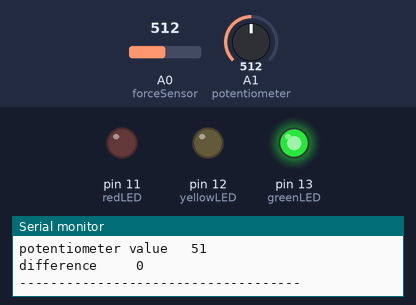
The sketch below on a simulated Arduino Uno, built with avr-gcc and run on an emulated ATmega328P. Shown: output pins drawn as LEDs (lit = HIGH), the last lines printed to the serial monitor. Dashed ring = blinking. The inputs (shaded band) are chosen by the test bench; at power-on: A0 (forceSensor) = 512, A1 (potentiometer) = 512.

Above: at 1.2 s.
1.3 s: A0 (forceSensor) set to 744
3.5 s: A0 (forceSensor) set to 776
At 4.8 s:
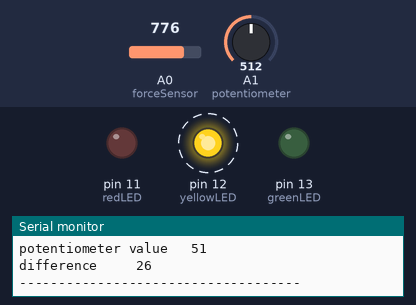
6.5 s: A1 (potentiometer) set to 32
8.5 s: A1 (potentiometer) set to 27
At 9.8 s:
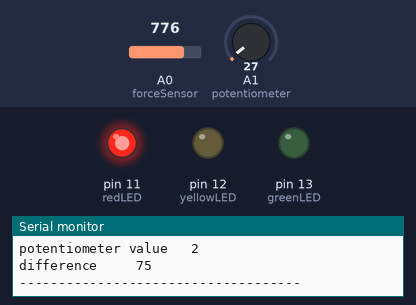
11.5 s: A1 (potentiometer) set to 85
At 14.4 s:
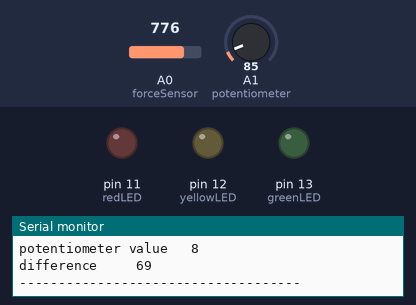
14.5 s: A1 (potentiometer) set to 15
At 16.7 s:
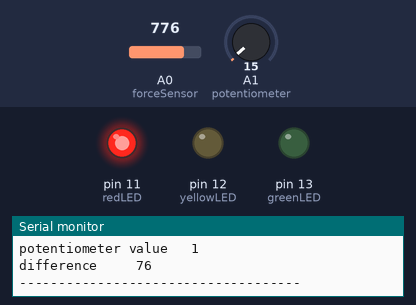
Timing chart, 0 to 18.5 s (numbered marks = the images above; inputs shaded):
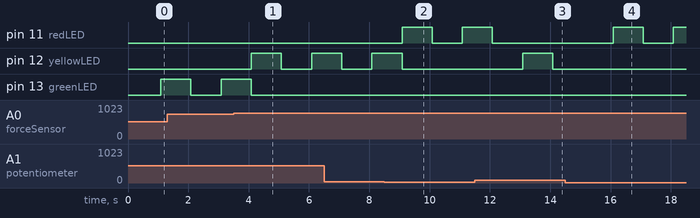

The sketch:

love-machine.ino
```cpp
//inputs
int forceSensor = A0;
int potentiometer = A1;

//outputs
int greenLED = 13;
int yellowLED = 12;
int redLED = 11;

int greenState = LOW;
int yellowState = LOW;
int redState = LOW;


//placeholders
int sensorVal;
int potentioVal;
unsigned long previousTime = 0;
const long interval = 1000;

void setup() {
  // open a serial connection
  Serial.begin(9600);

  //set LEDs
  pinMode(greenLED, OUTPUT);
  pinMode(yellowLED, OUTPUT);
  pinMode(redLED, OUTPUT);
}

void loop() {

  unsigned long currentTime = millis();

  sensorVal = analogRead(forceSensor) / 10;
  potentioVal = analogRead(potentiometer) / 10;
  int diff = abs(sensorVal - potentioVal);


  if (currentTime - previousTime >= interval) {
    // save the last time the LEDs blinked
    previousTime = currentTime;

    Serial.println("------------------------------------");
    Serial.print("force sensor value \t");
    Serial.println(sensorVal);
    Serial.print("potentiometer value \t");
    Serial.println(potentioVal);
    Serial.print("difference \t\t");
    Serial.println(diff);
    Serial.println("------------------------------------");
    Serial.println("\n\n");


    if (diff < 25) {
      //turn all but green LED off
      digitalWrite(yellowLED, LOW);
      digitalWrite(redLED, LOW);

    //green LED blinks ! good match <3
      if (greenState == LOW) {
        greenState = HIGH;
      } else {
        greenState = LOW;
      };
      digitalWrite(greenLED, greenState);

    } else if ( diff >= 25 and diff < 75) {
      //turn all but yellow LED off
      digitalWrite(greenLED, LOW);
      digitalWrite(redLED, LOW);

    //yellow LED blinks ! okay match ~
      if (yellowState == LOW) {
        yellowState = HIGH;
      } else {
        yellowState = LOW;
      };
      digitalWrite(yellowLED, yellowState);

    } else {
      //turn all but red LED off
      digitalWrite(yellowLED, LOW);
      digitalWrite(greenLED, LOW);

    //red LED blinks ! bad match :-(
      if (redState == LOW) {
        redState = HIGH;
      } else {
        redState = LOW;
      };
      digitalWrite(redLED, redState);
    }

  }

}
```

Measured:
- the behaviour switches between 759 and 760 on A0 (forceSensor) (found by bisection; images 0 and 1)
- the behaviour switches between 30 and 29 on A1 (potentiometer) (found by bisection; images 1 and 2)
- after the input at 3.5 s, pin 12 (yellowLED): LOW → HIGH after 0.59 s, → LOW 1.0 s later, → HIGH 1.0 s later; pin 13 (greenLED): goes on until 4.1 s, then stays LOW
- after the input at 8.5 s, pin 11 (redLED): LOW → HIGH after 0.58 s, → LOW 1.0 s later, → HIGH 1.0 s later; pin 12 (yellowLED): goes on until 9.1 s, then stays LOW
- after the input at 11.5 s, pin 11 (redLED): goes on until 12.1 s, then stays LOW; pin 12 (yellowLED): LOW → HIGH after 1.6 s, → LOW 1.0 s later
- after the input at 14.5 s, pin 11 (redLED): LOW → HIGH after 1.6 s, → LOW 1.0 s later, → HIGH 1.0 s later; pin 12 (yellowLED): stops changing and stays LOW
